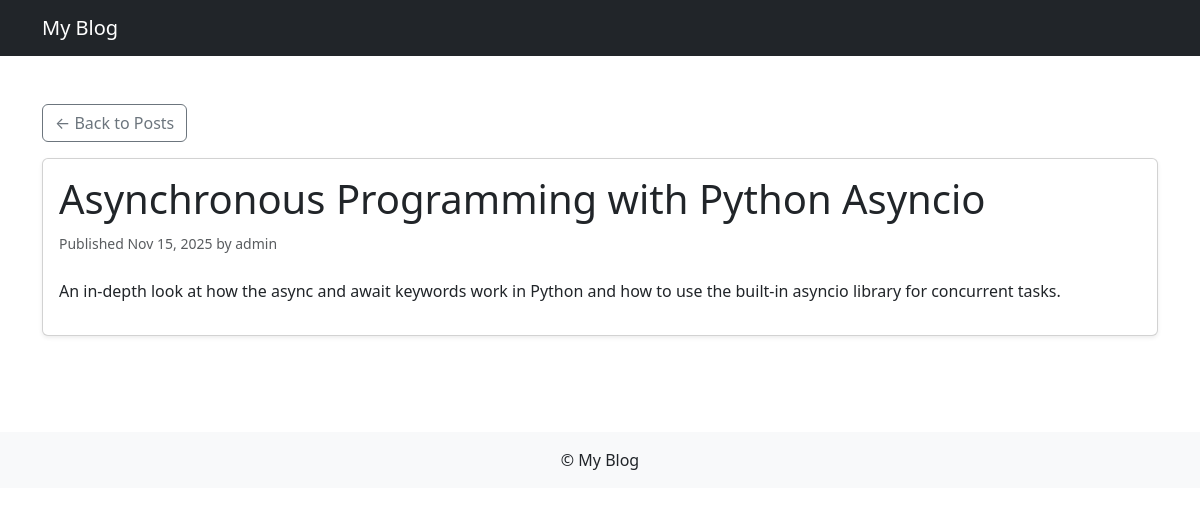
The page /blog/2025/11/15/asynchronous-programming-with-python-asyncio/ on the database its author committed.
### blog/models.py (models this page shows, shortened)
class Post(models.Model):
    class Status(models.TextChoices):
        DRAFT = 'DF','Draft'
        PUBLISHED = 'PB','Published'
    title = models.CharField(max_length=255)
    slug = models.SlugField(max_length=255, unique_for_date='publish')
    author = models.ForeignKey(User, on_delete=models.CASCADE, related_name='blog_posts')
    desc = models.TextField()
    publish = models.DateTimeField(default=timezone.now)
    created = models.DateTimeField(auto_now_add = True)
    updated = models.DateTimeField(auto_now = True)
    status = models.CharField(max_length=2,choices=Status.choices, default=Status.DRAFT)
    class Meta:
        ordering = ['-publish']
        indexes = [
            models.Index(fields=['-publish']),
        ]

### blog/views.py (the view)
# urls.py: path('<int:year>/<int:month>/<int:day>/<slug:slug>/', views.post_details, name='post_detail')
def post_details(request,year,month,day,slug):
    post = get_object_or_404(Post,
                             publish__year = year,
                             publish__month = month,
                             publish__day = day,
                             slug = slug)
    return render(request,'blog/post/detail.html',{'post':post})

### blog/templates/blog/post/detail.html (shortened to what this page needs)
{% extends 'blog/base.html' %}
{% block content %}
<div class="container py-4">
    <a href="{% url 'blog:post_list' %}" class="btn btn-outline-secondary mb-3">
        ← Back to Posts
    </a>
    <div class="card shadow-sm">
        <div class="card-body">
            <h1 class="card-title">{{ post.title }}</h1>
            <p class="text-muted mb-4">
                <small>
                    Published {{ post.publish|date:"M d, Y" }}
                    by {{ post.author }}
                </small>
            </p>
            <div class="content">
                {{ post.desc|linebreaks }}
            </div>
        </div>
    </div>
</div>
{% endblock %}

### rows shown on the page
Post: title "Asynchronous Programming with Python Asyncio", publish "Nov 15, 2025", author "admin", desc "An in-depth look at how the async and await keywords work in Python and how to use the built-in asyncio library for concurrent tasks."
